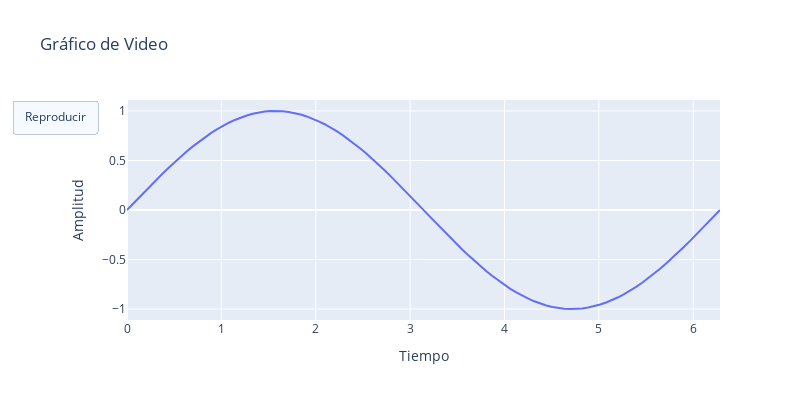

Notebook code cell kept with this figure:
### Code cell
import plotly.graph_objects as go
import numpy as np

# Datos iniciales
frames = 100  # Número de fotogramas en el video
x = np.linspace(0, 2 * np.pi, 100)
y = np.sin(x)

# Crear la figura y agregar el primer fotograma
fig = go.Figure(data=go.Scatter(x=x, y=y, mode='lines'))

# Definir la secuencia de fotogramas
frames_data = []
for i in range(1, frames):
    # Actualizar los datos en cada fotograma
    y = np.sin(x + i * 0.1)
    frame_data = go.Frame(data=go.Scatter(x=x, y=y, mode='lines'))
    frames_data.append(frame_data)

# Agregar la secuencia de fotogramas a la figura
fig.frames = frames_data

# Configurar las propiedades del video
fig.update_layout(
    title="Gráfico de Video",
    xaxis_title="Tiempo",
    yaxis_title="Amplitud",
    updatemenus=[dict(type="buttons", buttons=[dict(label="Reproducir", method="animate", args=[None])])],
    width=800,
    height=400
)

# Mostrar el video
fig.show()

### Figure 1 — Plotly figure (JSON) as saved in the notebook; plotly's stock layout.template omitted (floating-point values rounded to 4 significant figures)
{"data": [{"mode": "lines", "type": "scatter", "x": [0, 0.06347, 0.1269, 0.1904, 0.2539, 0.3173, 0.3808, 0.4443, 0.5077, 0.5712, 0.6347, 0.6981, 0.7616, 0.8251, 0.8885, 0.952, 1.015, 1.079, 1.142, 1.206, 1.269, 1.333, 1.396, 1.46, 1.523, 1.587, 1.65, 1.714, 1.777, 1.841, 1.904, 1.967, 2.031, 2.094, 2.158, 2.221, 2.285, 2.348, 2.412, 2.475, 2.539, 2.602, 2.666, 2.729, 2.793, 2.856, 2.919, 2.983, 3.046, 3.11, 3.173, 3.237, 3.3, 3.364, 3.427, 3.491, 3.554, 3.618, 3.681, 3.745, 3.808, 3.871, 3.935, 3.998, 4.062, 4.125, 4.189, 4.252, 4.316, 4.379, 4.443, 4.506, 4.57, 4.633, 4.697, 4.76, 4.823, 4.887, 4.95, 5.014, 5.077, 5.141, 5.204, 5.268, 5.331, 5.395, 5.458, 5.522, 5.585, 5.649, 5.712, 5.775, 5.839, 5.902, 5.966, 6.029, 6.093, 6.156, 6.22, 6.283], "y": [0, 0.06342, 0.1266, 0.1893, 0.2511, 0.312, 0.3717, 0.4298, 0.4862, 0.5406, 0.5929, 0.6428, 0.6901, 0.7346, 0.7761, 0.8146, 0.8497, 0.8815, 0.9096, 0.9341, 0.9549, 0.9718, 0.9848, 0.9938, 0.9989, 0.9999, 0.9969, 0.9898, 0.9788, 0.9638, 0.945, 0.9224, 0.896, 0.866, 0.8326, 0.7958, 0.7557, 0.7127, 0.6668, 0.6182, 0.5671, 0.5137, 0.4582, 0.4009, 0.342, 0.2817, 0.2203, 0.158, 0.09506, 0.03173, -0.03173, -0.09506, -0.158, -0.2203, -0.2817, -0.342, -0.4009, -0.4582, -0.5137, -0.5671, -0.6182, -0.6668, -0.7127, -0.7557, -0.7958, -0.8326, -0.866, -0.896, -0.9224, -0.945, -0.9638, -0.9788, -0.9898, -0.9969, -0.9999, -0.9989, -0.9938, -0.9848, -0.9718, -0.9549, -0.9341, -0.9096, -0.8815, -0.8497, -0.8146, -0.7761, -0.7346, -0.6901, -0.6428, -0.5929, -0.5406, -0.4862, -0.4298, -0.3717, -0.312, -0.2511, -0.1893, -0.1266, -0.06342, -2.449e-16]}], "layout": {"height": 400, "title": {"text": "Gráfico de Video"}, "updatemenus": [{"buttons": [{"args": [null], "label": "Reproducir", "method": "animate"}], "type": "buttons"}], "width": 800, "xaxis": {"title": {"text": "Tiempo"}}, "yaxis": {"title": {"text": "Amplitud"}}}}
